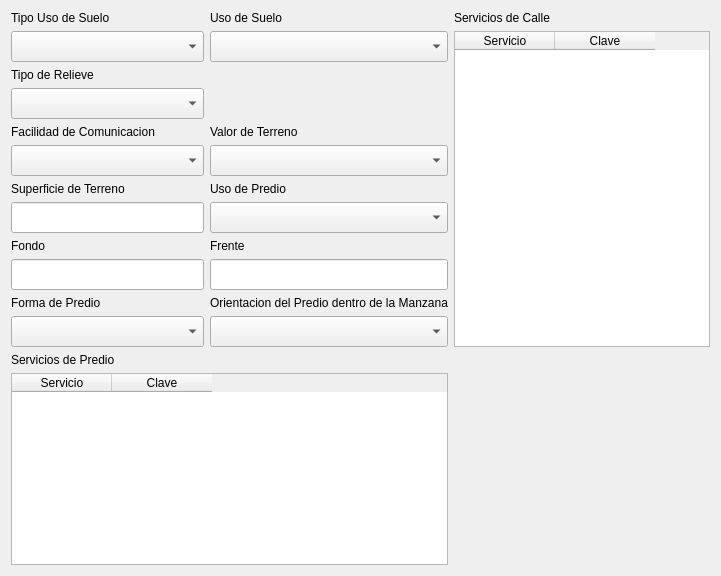
            <widget class="QWidget" name="tTerreno">
             <attribute name="title">
              <string>Terreno</string>
             </attribute>
             <layout class="QGridLayout" name="gridLayout_11">
              <item row="12" column="0">
               <widget class="QLabel" name="label_22">
                <property name="text">
                 <string>Servicios de Predio</string>
                </property>
               </widget>
              </item>
              <item row="0" column="2">
               <widget class="QLabel" name="label_21">
                <property name="text">
                 <string>Servicios de Calle</string>
                </property>
               </widget>
              </item>
              <item row="10" column="0">
               <widget class="QLabel" name="label_28">
                <property name="text">
                 <string>Forma de Predio</string>
                </property>
               </widget>
              </item>
              <item row="10" column="1">
               <widget class="QLabel" name="label_29">
                <property name="text">
                 <string>Orientacion del Predio dentro de la Manzana</string>
                </property>
               </widget>
              </item>
              <item row="9" column="1">
               <widget class="QLineEdit" name="leFrente">
                <property name="font">
                 <font>
                  <pointsize>14</pointsize>
                  <weight>75</weight>
                  <bold>true</bold>
                 </font>
                </property>
               </widget>
              </item>
              <item row="9" column="0">
               <widget class="QLineEdit" name="leFondo">
                <property name="font">
                 <font>
                  <pointsize>14</pointsize>
                  <weight>75</weight>
                  <bold>true</bold>
                 </font>
                </property>
               </widget>
              </item>
              <item row="8" column="1">
               <widget class="QLabel" name="label_25">
                <property name="text">
                 <string>Frente</string>
                </property>
               </widget>
              </item>
              <item row="6" column="0">
               <widget class="QLabel" name="label_26">
                <property name="text">
                 <string>Superficie de Terreno</string>
                </property>
               </widget>
              </item>
              <item row="1" column="0">
               <widget class="QComboBox" name="cmbTipoUsoSuelo">
                <property name="font">
                 <font>
                  <pointsize>14</pointsize>
                  <weight>75</weight>
                  <bold>true</bold>
                 </font>
                </property>
                <property name="styleSheet">
                 <string notr="true">QComboBox QAbstractItemView::item { min-height: 25;}
QListView{color: black ; font-size: 16px; outline:none; font-weight:bold}QListView::item:selected { color: red; background-color: lightgray;}</string>
                </property>
               </widget>
              </item>
              <item row="0" column="0">
               <widget class="QLabel" name="label_19">
                <property name="text">
                 <string>Tipo Uso de Suelo</string>
                </property>
               </widget>
              </item>
              <item row="7" column="0">
               <widget class="QLineEdit" name="leSupTerr">
                <property name="font">
                 <font>
                  <pointsize>14</pointsize>
                  <weight>75</weight>
                  <bold>true</bold>
                 </font>
                </property>
               </widget>
              </item>
              <item row="1" column="1">
               <widget class="QComboBox" name="cmbUsoSuelo">
                <property name="font">
                 <font>
                  <pointsize>14</pointsize>
                  <weight>75</weight>
                  <bold>true</bold>
                 </font>
                </property>
                <property name="styleSheet">
                 <string notr="true">QComboBox QAbstractItemView::item { min-height: 25;}
QListView{color: black ; font-size: 16px; outline:none; font-weight:bold}QListView::item:selected { color: red; background-color: lightgray;}</string>
                </property>
               </widget>
              </item>
              <item row="8" column="0">
               <widget class="QLabel" name="label_24">
                <property name="text">
                 <string>Fondo</string>
                </property>
               </widget>
              </item>
              <item row="0" column="1">
               <widget class="QLabel" name="label_18">
                <property name="text">
                 <string>Uso de Suelo</string>
                </property>
               </widget>
              </item>
              <item row="11" column="1">
               <widget class="QComboBox" name="cmbOrientPredMza">
                <property name="font">
                 <font>
                  <pointsize>14</pointsize>
                  <weight>75</weight>
                  <bold>true</bold>
                 </font>
                </property>
                <property name="styleSheet">
                 <string notr="true">QComboBox QAbstractItemView::item { min-height: 25;}
QListView{color: black ; font-size: 16px; outline:none; font-weight:bold}QListView::item:selected { color: red; background-color: lightgray;}</string>
                </property>
               </widget>
              </item>
              <item row="13" column="0" colspan="2">
               <widget class="QTableWidget" name="twServiciosPredio">
                <column>
                 <property name="text">
                  <string>Servicio</string>
                 </property>
                </column>
                <column>
                 <property name="text">
                  <string>Clave</string>
                 </property>
                </column>
               </widget>
              </item>
              <item row="1" column="2" rowspan="11">
               <widget class="QTableWidget" name="twServiciosCalle">
                <column>
                 <property name="text">
                  <string>Servicio</string>
                 </property>
                </column>
                <column>
                 <property name="text">
                  <string>Clave</string>
                 </property>
                </column>
               </widget>
              </item>
              <item row="4" column="0">
               <widget class="QLabel" name="label_27">
                <property name="text">
                 <string>Facilidad de Comunicacion</string>
                </property>
               </widget>
              </item>
              <item row="5" column="0">
               <widget class="QComboBox" name="cmbFacilComun">
                <property name="font">
                 <font>
                  <pointsize>14</pointsize>
                  <weight>75</weight>
                  <bold>true</bold>
                 </font>
                </property>
                <property name="styleSheet">
                 <string notr="true">QComboBox QAbstractItemView::item { min-height: 25;}
QListView{color: black ; font-size: 16px; outline:none; font-weight:bold}QListView::item:selected { color: red; background-color: lightgray;}</string>
                </property>
               </widget>
              </item>
              <item row="5" column="1">
               <widget class="QComboBox" name="cmbValorTerr">
                <property name="font">
                 <font>
                  <pointsize>14</pointsize>
                  <weight>75</weight>
                  <bold>true</bold>
                 </font>
                </property>
                <property name="styleSheet">
                 <string notr="true">QComboBox QAbstractItemView::item { min-height: 25;}
QListView{color: black ; font-size: 16px; outline:none; font-weight:bold}QListView::item:selected { color: red; background-color: lightgray;}</string>
                </property>
               </widget>
              </item>
              <item row="4" column="1">
               <widget class="QLabel" name="label_38">
                <property name="text">
                 <string>Valor de Terreno</string>
                </property>
               </widget>
              </item>
              <item row="6" column="1">
               <widget class="QLabel" name="lbUsoPredioEtiqueta">
                <property name="text">
                 <string>Uso de Predio</string>
                </property>
               </widget>
              </item>
              <item row="7" column="1">
               <widget class="QComboBox" name="cmbUsoPredio">
                <property name="font">
                 <font>
                  <pointsize>14</pointsize>
                  <weight>75</weight>
                  <bold>true</bold>
                 </font>
                </property>
                <property name="styleSheet">
                 <string notr="true">QComboBox QAbstractItemView::item { min-height: 25;}
QListView{color: black ; font-size: 16px; outline:none; font-weight:bold}QListView::item:selected { color: red; background-color: lightgray;}</string>
                </property>
               </widget>
              </item>
              <item row="2" column="0">
               <widget class="QLabel" name="label_23">
                <property name="text">
                 <string>Tipo de Relieve</string>
                </property>
               </widget>
              </item>
              <item row="3" column="0">
               <widget class="QComboBox" name="cmbTipoRelieve">
                <property name="font">
                 <font>
                  <pointsize>14</pointsize>
                  <weight>75</weight>
                  <bold>true</bold>
                 </font>
                </property>
                <property name="styleSheet">
                 <string notr="true">QComboBox QAbstractItemView::item { min-height: 25;}
QListView{color: black ; font-size: 16px; outline:none; font-weight:bold}QListView::item:selected { color: red; background-color: lightgray;}</string>
                </property>
               </widget>
              </item>
              <item row="11" column="0">
               <widget class="QComboBox" name="cmbFormaPredio">
                <property name="font">
                 <font>
                  <pointsize>14</pointsize>
                  <weight>75</weight>
                  <bold>true</bold>
                 </font>
                </property>
                <property name="styleSheet">
                 <string notr="true">QComboBox QAbstractItemView::item { min-height: 25;}
QListView{color: black ; font-size: 16px; outline:none; font-weight:bold}QListView::item:selected { color: red; background-color: lightgray;}</string>
                </property>
               </widget>
              </item>
             </layout>
            </widget>
